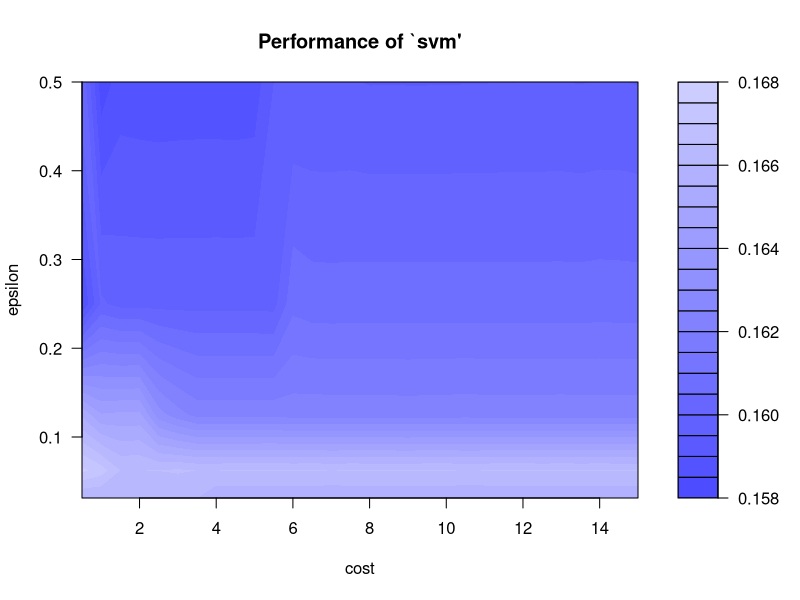
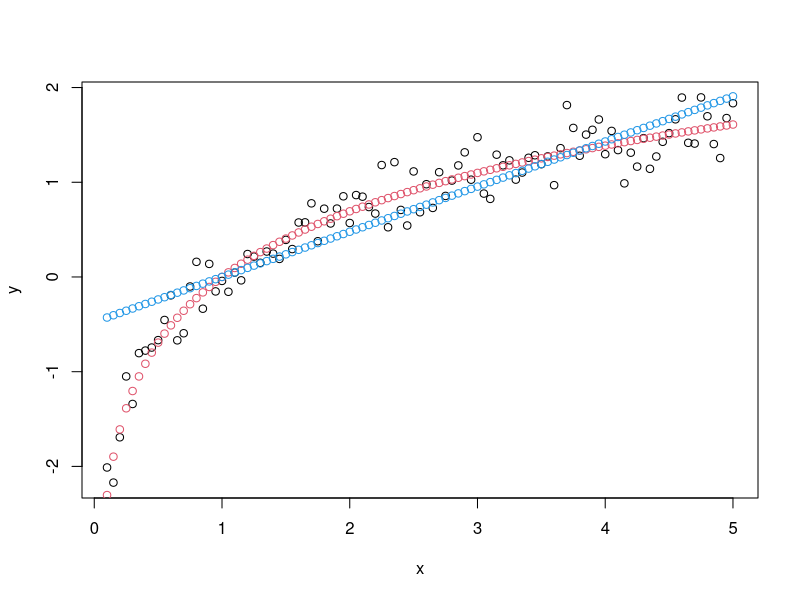
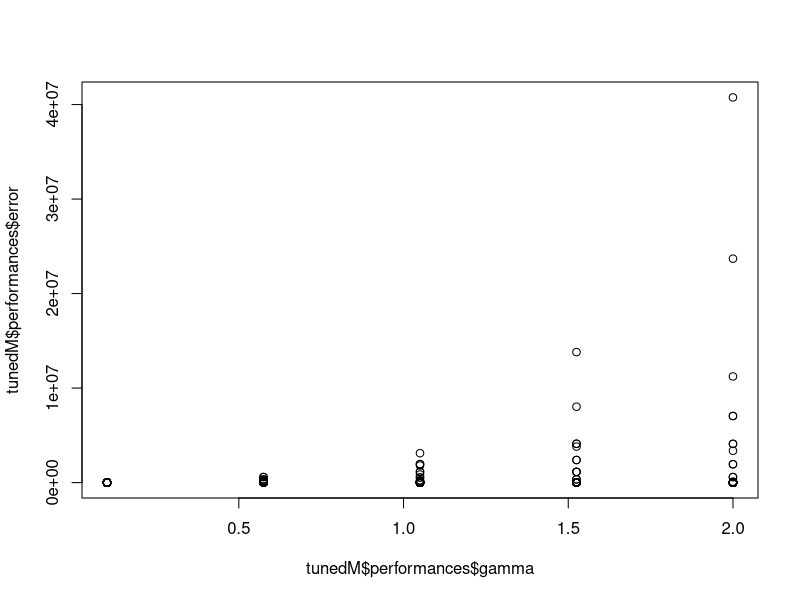
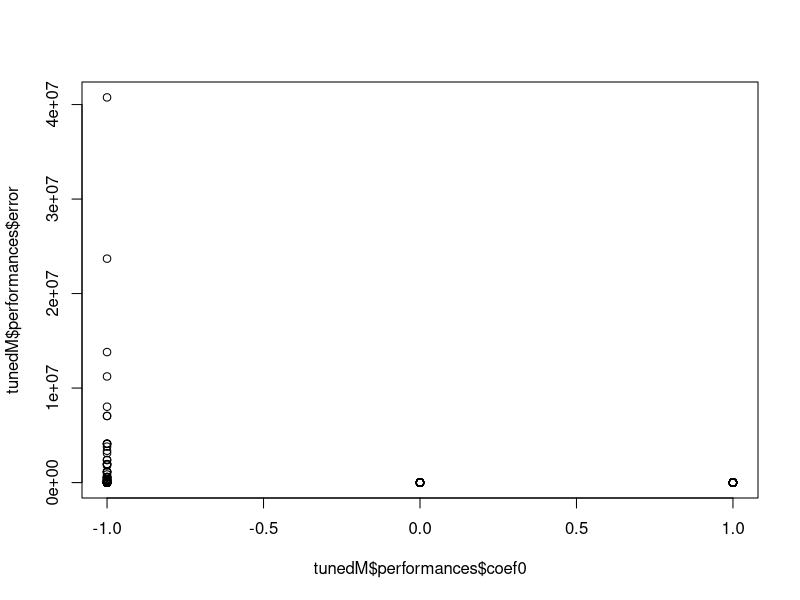
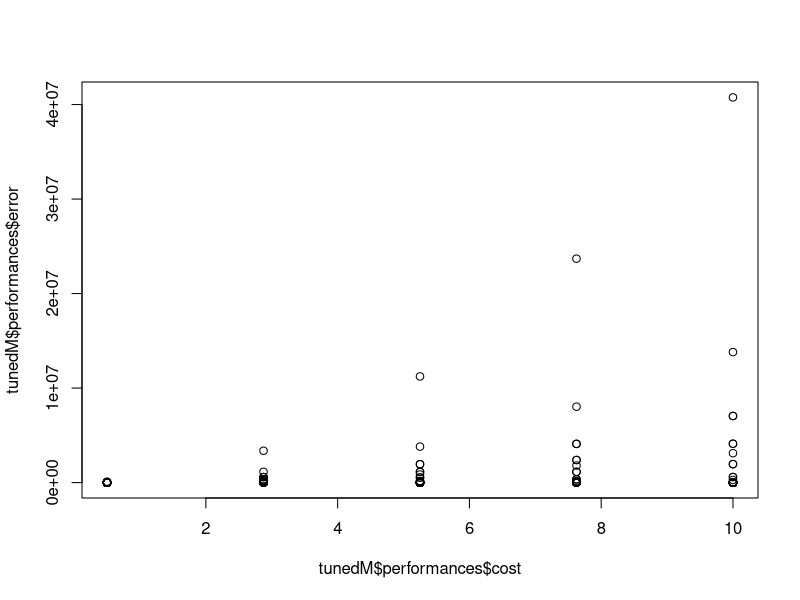
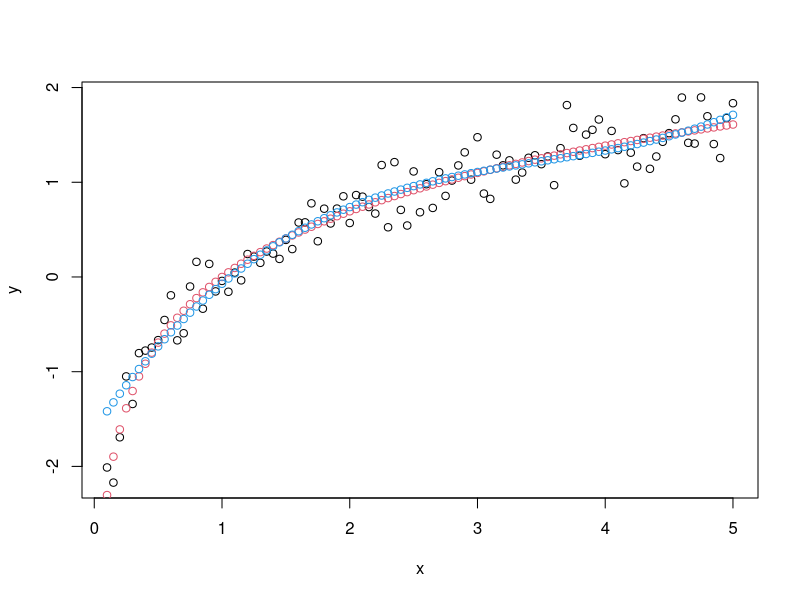
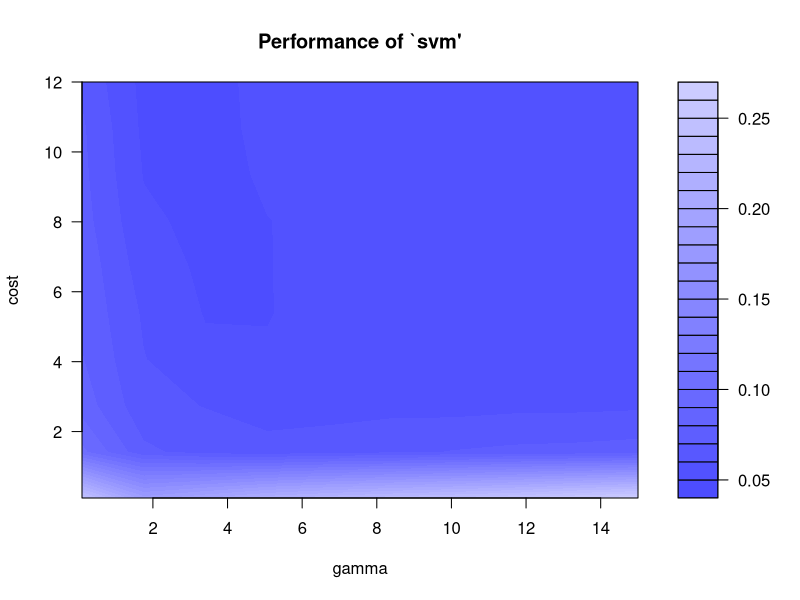
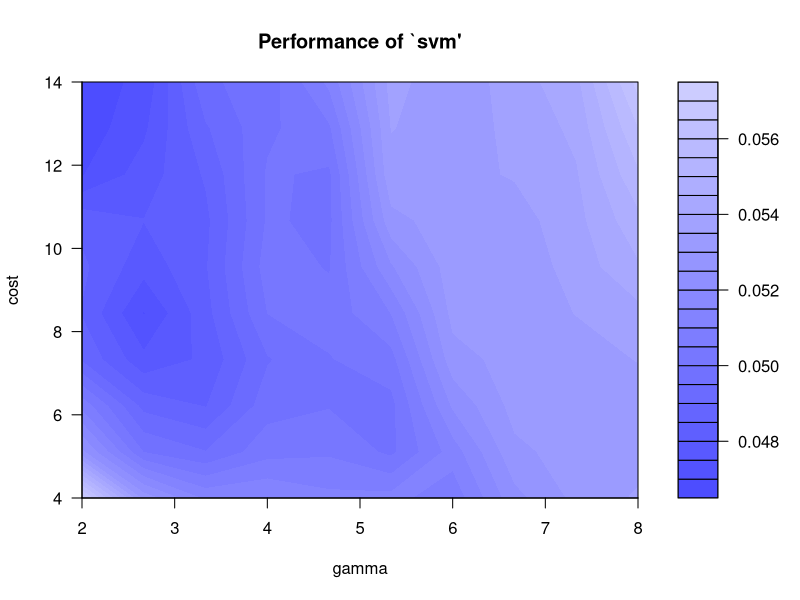

Generate these figures, in order, with R: (Note: this script raises an error after producing the figures.)
## ---- chunk 1
#support vector regression
#Charles Nicholson
#Date: October 25, 2017
#Updated: October 28, 2019

#Please read the following comments -----

#1 -- there are several libraries for SVM; each one is a bit different (e.g., e10701 does allow formula interface, but kernlab does not)
#2 -- the CARET package is excellent wrapper for accessing and using these different libraries
#3 -- that said, it is often worth your time and effort to understand the base libraries used
#4 -- in this demo, I will start using one library directly (and it's own CV)
#5 -- but then, in the second half, I'll switch over to CARET
#6 -- I'll try to point out what CARET is doing
#7 -- One takeaway is this: use CARET if you are not sure how do things yourself, it will save you time!
#8 -- but, on the other hand, using the libraries directly allows you a little more control over the procedures


library(e1071)  #one of several libraries for Support Vector Machines 

# create some simplistic fake data
x <- seq(0.1, 5, by = 0.05)
y <- log(x) + rnorm(x, sd = 0.2)


#the steps below are as follows
#1 -- pick a kernel to use (linear, radial, polynomial, sigmoid)
#2a -- tune the SVM using the "tune.svm" method in e1071
#2b -- but to figure out what parameters to tune, you have to look at the documentation of svm
#3 -- look at the fit of the model on the training data visually
#4 -- do again for the next kernel and tuning parameters


# estimate model and predict input values
# first kernel to test: linear  
# linear kernel tuning parameters: cost (see documentation: ?svm)
# but you can also train on other things (e.g., epsilon)

tunedM <- tune.svm(x, y, kernel="linear", cost = seq(0.5,15,by=0.5), epsilon = 2^(seq(-5,-1)))
tunedM
plot(tunedM) #not much change in the error...

m   <- svm(x, y, kernel="linear", cost = 7.5, epsilon=0.125)
new <- predict(m, x)  #apply the model back to the training data
summary(m)

# visualize
plot(x, y)                  #original data
points(x, log(x), col = 2)  #true model
points(x, new, col = 4)     #estimated model predictions -- linear, as expected!


# estimate model and predict input values
# second kernel to test: polynomial 
# tuning parameters: cost, coef0, gamma, and degree (see documentation: ?svm)
# but you can also train on other things (e.g., epsilon) -- but this time we wont
tunedM <- tune.svm(x, y, kernel="polynomial", cost = seq(0.5,10,length=5), coef0= c(-1,0,1), gamma=seq(0.1,2, length=5), degree = c(1.5,2,2.5,3))
tunedM

str(tunedM$performances)  #here is where the tuned performance data is at
plot(tunedM$performances$gamma,tunedM$performances$error)
plot(tunedM$performances$coef0,tunedM$performances$error)
plot(tunedM$performances$cost,tunedM$performances$error)

m   <- svm(x, y, kernel="polynomial", cost=0.5, coef0=1,gamma=0.575, degree=3)
new <- predict(m, x)

# visualize
plot(x, y)                  #original data
points(x, log(x), col = 2)  #true model
points(x, new, col = 4)     #estimated model predictions -- not too shabby!  


# estimate model and predict input values
# third kernel to test: radial basis 
# tuning parameters: cost, gamma (see documentation: ?svm)
# but you can also train on other things (e.g., epsilon) -- but this time we wont


#this time I am going to try to focus in on better parameter values to test
tunedM <- tune.svm(x, y, kernel="radial", cost = seq(0.1,12,length=10), gamma=seq(0.1, 15, length=10))
plot(tunedM)

tunedM <- tune.svm(x, y, kernel="radial", cost = seq(4,14,length=10), gamma=seq(2, 8, length=10))
plot(tunedM)

tunedM <- tune.svm(x, y, kernel="radial", cost = seq(12,15,length=20), gamma=seq(3, 5, length=20))
plot(tunedM)

tunedM <- tune.svm(x, y, kernel="radial", cost = seq(13.5,15,length=20), gamma=seq(3, 3.25, length=20))
plot(tunedM)  #notice now that there is very little difference in error values
tunedM

m   <- svm(x, y, kernel="radial", gamma=3.026316, cost=15)
new <- predict(m, x)

# visualize
plot(x, y)                  #original data
points(x, log(x), col = 2)  #true model
points(x, new, col = 4)     #estimated model predictions -- great!  


# estimate model and predict input values
m   <- svm(x, y, kernel="sigmoid")  #i'll let you try to tune this one on your own!


#OKAY -- now I'll use the caret package to train (and tune and CV) SVM models
# I will also switch to formula interface since caret always allows formula interface

library(caret)

library(mlbench)  #for some house pricing data
data("BostonHousing2")
?BostonHousing2

BH2<-BostonHousing2  #just so I don't have to write out BostonHousing2 everytime!

#first a simple OLS fit --
# for ease of demonstration, I am removing the categorical data

olsFit<-lm(cmedv~.-medv-town-tract-lon-lat-chas,data=BH2)  #OLS including the interaction term
summary(olsFit)
hist(olsFit$residuals)

#while OLS does not have any hyperparameters, we can still get resampled estimates of performance

ctrl <- trainControl(method="repeatedcv", number=5,   # 5 fold cross validation
                     repeats=5)	

ols.eval <- train(data=BH2, cmedv~.-medv-town-tract-lon-lat-chas,
                  method = "lm",   #lm
                  preProc = c("center","scale"),  # Center and scale data (note: this is done automatically in SVM methods)
                  trControl=ctrl)

ols.eval  #the CV estimates of performance
summary(ols.eval$finalModel)


#look at plot of predicted vs. actual   -- not bad, but we can do better
qplot(BH2$cmedv,ols.eval$finalModel$fitted.values)+
      geom_abline(intercept=0,slope=1)


#go to the caret website and look at documentation
#the method use choose will imply a library
#method = "svmRadial" will load the kernlab library and use it
#whereas method = "svmLinear2" will load the e1071 library


#since SVM is more computationally expensive, I am going to 
#change my cross-validation to 5-fold (instead of 5-fold with 5 repeats)
#just so this doesn't take too long...

ctrl <- trainControl(method="repeatedcv", number=5)  # 5 fold cross validation
                  

#Train and tune the SVM - first broad tuning on cost only
svm.tune <- train(data=BH2, 
                  cmedv~.-medv-town-tract-lon-lat-chas,
                  method = "svmRadial",   # Radial kernel
                  tuneLength = 9,					# 9 values of the cost function
                  preProc = c("center","scale"),  # Center and scale data
                  trControl=ctrl)

svm.tune

### here are the results -- they will be a little different each time it is run...

#Resampling results across tuning parameters:
  
#   C      RMSE      Rsquared   MAE     
# 0.25  4.546144  0.7845407  2.724332
# 0.50  3.917098  0.8300925  2.407811
# 1.00  3.551744  0.8537731  2.205566
# 2.00  3.445098  0.8606667  2.158521
# 4.00  3.305801  0.8732653  2.144413
# 8.00  3.074737  0.8912926  2.068876
# 16.00  2.955133  0.8988610  2.026812
# 32.00  3.020573  0.8916185  2.070000
# 64.00  3.278652  0.8751030  2.228849

#Tuning parameter 'sigma' was held constant at a value of 0.1384756

## from this, we see that for sigm close to 0.14, 
## and C somewhere between 8 and 32, 
## we get pretty good results...  

#let's do some more refined tuning on both cost and sigma
grid <- expand.grid(sigma = seq(0.08,0.16,length=5),
                    C = seq(8,32,length=20))

svm.tune <- train(data=BH2, 
                  cmedv~.-medv-town-tract-lon-lat-chas,
                  method = "svmRadial", 
                  tuneGrid = grid,
                  trControl=ctrl)

svm.tune

plot(svm.tune)

#from the graph, I see the sigma should probably be around 0.08
#and Cost should probably be between 20 and 32

grid <- expand.grid(sigma = seq(0.06,0.09,length=4),
                    C = seq(20,32,length=10))


#note this might take a while....   
svm.tune <- train(data=BH2, 
                  cmedv~.-medv-town-tract-lon-lat-chas,
                  method = "svmRadial", 
                  tuneGrid = grid,
                  trControl=ctrl)

svm.tune

plot(svm.tune)

svm.tune$finalModel

#now to plot predictions vs actuals

new<-predict(svm.tune, BH2)

#these predictions are great!
qplot(BH2$cmedv,new)+
  geom_abline(intercept=0,slope=1)  



